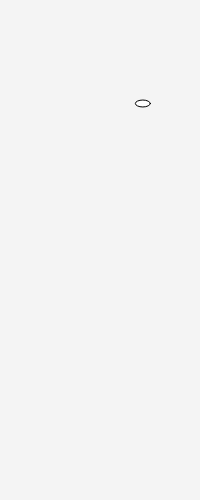
Frame 1 (no input)
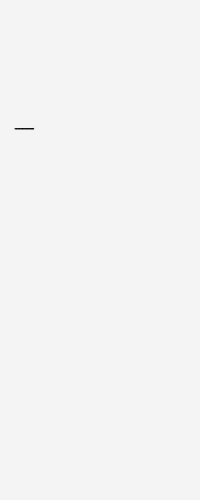
Frame 60 (no input)
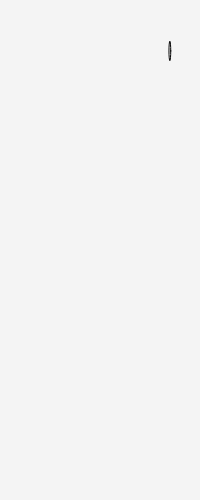
Frame 120 (the mouse pressed at the canvas centre since frame 60)

The p5.js sketch that drew these frames (run headless with seeded random() and noise() and a simulated clock; from frame 60 on, the mouse is pressed at the canvas centre):

// p5.js sketch
// ── sketch.js
// Creating a circle that crosses the screen and back; d controls direction
let x, y, d;
function setup() {
  createCanvas(200,500);
  x = random(width);
  y = random(height);
  
}

function draw() {
  background(244);
  ellipse(x, y, random(20), (random(20)));
// Update position based on current direction
  x = random(width);
  y = random(height);
}
